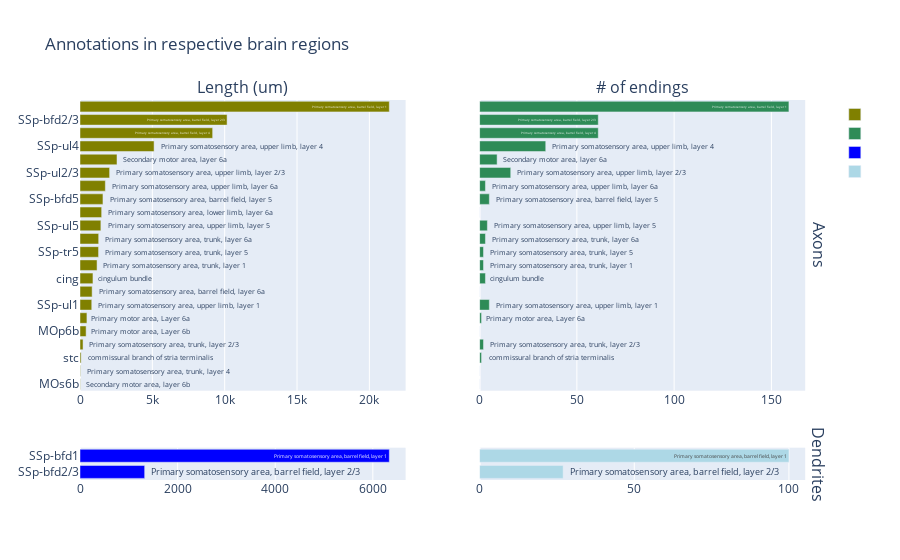

This figure's notebook cell:
### Code cell
plot_hist(axons, dendrites, outdir, name)

### Figure 1 — Plotly figure (JSON) as saved in the notebook; plotly's stock layout.template omitted (floating-point values rounded to 4 significant figures)
{"data": [{"hovertemplate": "<i>%{x}</i>, <b>%{text}</b>", "marker": {"color": "olive"}, "name": "", "orientation": "h", "text": ["Secondary motor area, layer 6b", "Primary somatosensory area, trunk, layer 4", "commissural branch of stria terminalis", "Primary somatosensory area, trunk, layer 2/3", "Primary motor area, Layer 6b", "Primary motor area, Layer 6a", "Primary somatosensory area, upper limb, layer 1", "Primary somatosensory area, barrel field, layer 6a", "cingulum bundle", "Primary somatosensory area, trunk, layer 1", "Primary somatosensory area, trunk, layer 5", "Primary somatosensory area, trunk, layer 6a", "Primary somatosensory area, upper limb, layer 5", "Primary somatosensory area, lower limb, layer 6a", "Primary somatosensory area, barrel field, layer 5", "Primary somatosensory area, upper limb, layer 6a", "Primary somatosensory area, upper limb, layer 2/3", "Secondary motor area, layer 6a", "Primary somatosensory area, upper limb, layer 4", "Primary somatosensory area, barrel field, layer 4", "Primary somatosensory area, barrel field, layer 2/3", "Primary somatosensory area, barrel field, layer 1"], "type": "bar", "x": [18, 27, 78, 211, 423, 479, 812, 839, 896, 1179, 1283, 1291, 1443, 1497, 1587, 1752, 2047, 2557, 5121, 9168, 10166, 21379], "xaxis": "x", "y": ["MOs6b", "SSp-tr4", "stc", "SSp-tr2/3", "MOp6b", "MOp6a", "SSp-ul1", "SSp-bfd6a", "cing", "SSp-tr1", "SSp-tr5", "SSp-tr6a", "SSp-ul5", "SSp-ll6a", "SSp-bfd5", "SSp-ul6a", "SSp-ul2/3", "MOs6a", "SSp-ul4", "SSp-bfd4", "SSp-bfd2/3", "SSp-bfd1"], "yaxis": "y"}, {"hovertemplate": "<i>%{x}</i>, <b>%{text}</b>", "marker": {"color": "seagreen"}, "name": "", "orientation": "h", "text": ["Secondary motor area, layer 6b", "Primary somatosensory area, trunk, layer 4", "commissural branch of stria terminalis", "Primary somatosensory area, trunk, layer 2/3", "Primary motor area, Layer 6b", "Primary motor area, Layer 6a", "Primary somatosensory area, upper limb, layer 1", "Primary somatosensory area, barrel field, layer 6a", "cingulum bundle", "Primary somatosensory area, trunk, layer 1", "Primary somatosensory area, trunk, layer 5", "Primary somatosensory area, trunk, layer 6a", "Primary somatosensory area, upper limb, layer 5", "Primary somatosensory area, lower limb, layer 6a", "Primary somatosensory area, barrel field, layer 5", "Primary somatosensory area, upper limb, layer 6a", "Primary somatosensory area, upper limb, layer 2/3", "Secondary motor area, layer 6a", "Primary somatosensory area, upper limb, layer 4", "Primary somatosensory area, barrel field, layer 4", "Primary somatosensory area, barrel field, layer 2/3", "Primary somatosensory area, barrel field, layer 1"], "type": "bar", "x": [0, 0, 1, 2, 0, 1, 5, 0, 3, 2, 2, 3, 4, 0, 5, 3, 16, 9, 34, 61, 61, 159], "xaxis": "x2", "y": ["MOs6b", "SSp-tr4", "stc", "SSp-tr2/3", "MOp6b", "MOp6a", "SSp-ul1", "SSp-bfd6a", "cing", "SSp-tr1", "SSp-tr5", "SSp-tr6a", "SSp-ul5", "SSp-ll6a", "SSp-bfd5", "SSp-ul6a", "SSp-ul2/3", "MOs6a", "SSp-ul4", "SSp-bfd4", "SSp-bfd2/3", "SSp-bfd1"], "yaxis": "y2"}, {"hovertemplate": "<i>%{x}</i>, <b>%{text}</b>", "marker": {"color": "blue"}, "name": "", "orientation": "h", "text": ["Primary somatosensory area, barrel field, layer 2/3", "Primary somatosensory area, barrel field, layer 1"], "type": "bar", "x": [1325, 6338], "xaxis": "x3", "y": ["SSp-bfd2/3", "SSp-bfd1"], "yaxis": "y3"}, {"hovertemplate": "<i>%{x}</i>, <b>%{text}</b>", "marker": {"color": "lightblue"}, "name": "", "orientation": "h", "text": ["Primary somatosensory area, barrel field, layer 2/3", "Primary somatosensory area, barrel field, layer 1"], "type": "bar", "x": [27, 100], "xaxis": "x4", "y": ["SSp-bfd2/3", "SSp-bfd1"], "yaxis": "y4"}], "layout": {"annotations": [{"font": {"size": 16}, "showarrow": false, "text": "Length (um)", "x": 0.22, "xanchor": "center", "xref": "paper", "y": 1, "yanchor": "bottom", "yref": "paper"}, {"font": {"size": 16}, "showarrow": false, "text": "# of endings", "x": 0.76, "xanchor": "center", "xref": "paper", "y": 1, "yanchor": "bottom", "yref": "paper"}, {"font": {"size": 16}, "showarrow": false, "text": "Axons", "textangle": 90, "x": 0.98, "xanchor": "left", "xref": "paper", "y": 0.6175, "yanchor": "middle", "yref": "paper"}, {"font": {"size": 16}, "showarrow": false, "text": "Dendrites", "textangle": 90, "x": 0.98, "xanchor": "left", "xref": "paper", "y": 0.0425, "yanchor": "middle", "yref": "paper"}], "autosize": true, "title": {"text": "Annotations in respective brain regions"}, "xaxis": {"anchor": "y", "autorange": true, "domain": [0, 0.44], "range": [0, 22500.0], "type": "linear"}, "xaxis2": {"anchor": "y2", "autorange": true, "domain": [0.54, 0.98], "range": [0, 167.4], "type": "linear"}, "xaxis3": {"anchor": "y3", "autorange": true, "domain": [0, 0.44], "range": [0, 6672.0], "type": "linear"}, "xaxis4": {"anchor": "y4", "autorange": true, "domain": [0.54, 0.98], "range": [0, 105.3], "type": "linear"}, "yaxis": {"anchor": "x", "autorange": true, "categoryorder": "trace", "domain": [0.235, 1], "range": [-0.5, 21.5], "type": "category"}, "yaxis2": {"anchor": "x2", "autorange": true, "domain": [0.235, 1], "matches": "y", "range": [-0.5, 21.5], "showticklabels": false, "type": "category"}, "yaxis3": {"anchor": "x3", "autorange": true, "domain": [0, 0.085], "range": [-0.5, 1.5], "type": "category"}, "yaxis4": {"anchor": "x4", "autorange": true, "domain": [0, 0.085], "matches": "y3", "range": [-0.5, 1.5], "showticklabels": false, "type": "category"}}}
